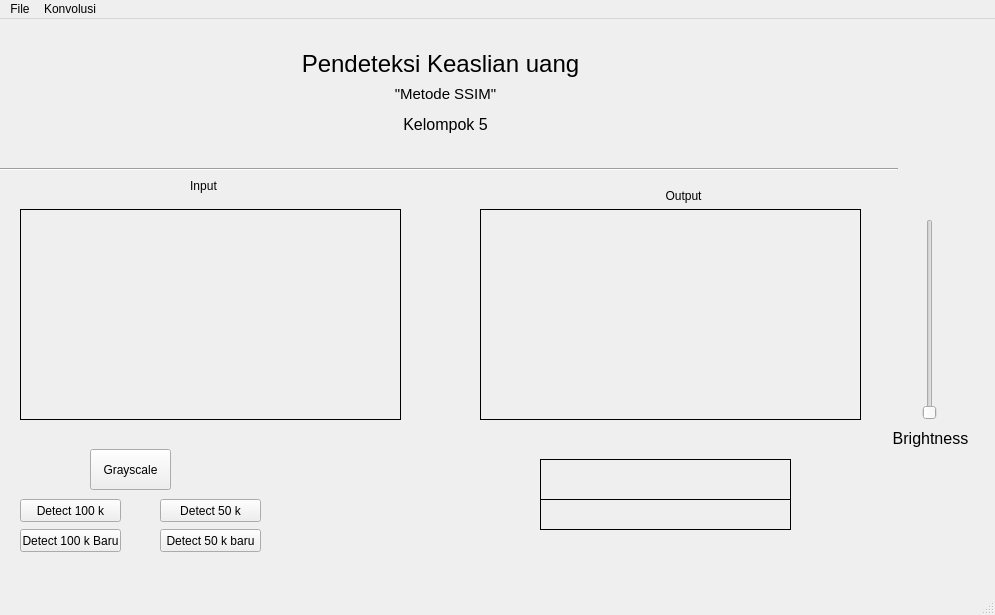
<?xml version="1.0" encoding="UTF-8"?>
<ui version="4.0">
 <class>MainWindow</class>
 <widget class="QMainWindow" name="MainWindow">
  <property name="geometry">
   <rect>
    <x>0</x>
    <y>0</y>
    <width>995</width>
    <height>615</height>
   </rect>
  </property>
  <property name="windowTitle">
   <string>MainWindow</string>
  </property>
  <widget class="QWidget" name="centralwidget">
   <widget class="QLabel" name="label">
    <property name="geometry">
     <rect>
      <x>260</x>
      <y>0</y>
      <width>361</width>
      <height>91</height>
     </rect>
    </property>
    <property name="frameShape">
     <enum>QFrame::NoFrame</enum>
    </property>
    <property name="text">
     <string>&lt;html&gt;&lt;head/&gt;&lt;body&gt;&lt;p&gt;&lt;span style=&quot; font-size:18pt;&quot;&gt;Pendeteksi Keaslian uang&lt;/span&gt;&lt;/p&gt;&lt;/body&gt;&lt;/html&gt;</string>
    </property>
    <property name="alignment">
     <set>Qt::AlignCenter</set>
    </property>
    <property name="textInteractionFlags">
     <set>Qt::LinksAccessibleByMouse</set>
    </property>
   </widget>
   <widget class="QLabel" name="label_2">
    <property name="geometry">
     <rect>
      <x>340</x>
      <y>60</y>
      <width>211</width>
      <height>31</height>
     </rect>
    </property>
    <property name="frameShape">
     <enum>QFrame::NoFrame</enum>
    </property>
    <property name="text">
     <string>&lt;html&gt;&lt;head/&gt;&lt;body&gt;&lt;p align=&quot;center&quot;&gt;&lt;span style=&quot; font-size:11pt;&quot;&gt;&amp;quot;Metode SSIM&amp;quot;&lt;/span&gt;&lt;/p&gt;&lt;/body&gt;&lt;/html&gt;</string>
    </property>
    <property name="alignment">
     <set>Qt::AlignCenter</set>
    </property>
    <property name="textInteractionFlags">
     <set>Qt::LinksAccessibleByMouse</set>
    </property>
   </widget>
   <widget class="QLabel" name="label_3">
    <property name="geometry">
     <rect>
      <x>340</x>
      <y>90</y>
      <width>211</width>
      <height>31</height>
     </rect>
    </property>
    <property name="frameShape">
     <enum>QFrame::NoFrame</enum>
    </property>
    <property name="text">
     <string>&lt;html&gt;&lt;head/&gt;&lt;body&gt;&lt;p align=&quot;center&quot;&gt;&lt;span style=&quot; font-size:12pt;&quot;&gt;Kelompok 5&lt;/span&gt;&lt;/p&gt;&lt;/body&gt;&lt;/html&gt;</string>
    </property>
    <property name="alignment">
     <set>Qt::AlignCenter</set>
    </property>
    <property name="textInteractionFlags">
     <set>Qt::LinksAccessibleByMouse</set>
    </property>
   </widget>
   <widget class="QLabel" name="label_5">
    <property name="geometry">
     <rect>
      <x>180</x>
      <y>160</y>
      <width>47</width>
      <height>14</height>
     </rect>
    </property>
    <property name="text">
     <string>&lt;html&gt;&lt;head/&gt;&lt;body&gt;&lt;p align=&quot;center&quot;&gt;Input&lt;/p&gt;&lt;/body&gt;&lt;/html&gt;</string>
    </property>
   </widget>
   <widget class="QLabel" name="label_6">
    <property name="geometry">
     <rect>
      <x>20</x>
      <y>190</y>
      <width>381</width>
      <height>211</height>
     </rect>
    </property>
    <property name="frameShape">
     <enum>QFrame::Box</enum>
    </property>
    <property name="text">
     <string/>
    </property>
   </widget>
   <widget class="QLabel" name="label_7">
    <property name="geometry">
     <rect>
      <x>480</x>
      <y>190</y>
      <width>381</width>
      <height>211</height>
     </rect>
    </property>
    <property name="frameShape">
     <enum>QFrame::Box</enum>
    </property>
    <property name="text">
     <string/>
    </property>
   </widget>
   <widget class="QLabel" name="label_8">
    <property name="geometry">
     <rect>
      <x>660</x>
      <y>170</y>
      <width>47</width>
      <height>14</height>
     </rect>
    </property>
    <property name="text">
     <string>&lt;html&gt;&lt;head/&gt;&lt;body&gt;&lt;p align=&quot;center&quot;&gt;Output&lt;/p&gt;&lt;/body&gt;&lt;/html&gt;</string>
    </property>
   </widget>
   <widget class="QPushButton" name="pushButton">
    <property name="geometry">
     <rect>
      <x>20</x>
      <y>480</y>
      <width>101</width>
      <height>23</height>
     </rect>
    </property>
    <property name="text">
     <string>Detect 100 k</string>
    </property>
   </widget>
   <widget class="QPushButton" name="pushButton_2">
    <property name="geometry">
     <rect>
      <x>160</x>
      <y>480</y>
      <width>101</width>
      <height>23</height>
     </rect>
    </property>
    <property name="text">
     <string>Detect 50 k</string>
    </property>
   </widget>
   <widget class="QPushButton" name="pushButton_3">
    <property name="geometry">
     <rect>
      <x>90</x>
      <y>430</y>
      <width>81</width>
      <height>41</height>
     </rect>
    </property>
    <property name="text">
     <string>Grayscale</string>
    </property>
   </widget>
   <widget class="Line" name="line">
    <property name="geometry">
     <rect>
      <x>-3</x>
      <y>140</y>
      <width>901</width>
      <height>20</height>
     </rect>
    </property>
    <property name="orientation">
     <enum>Qt::Horizontal</enum>
    </property>
   </widget>
   <widget class="QLabel" name="label_4">
    <property name="geometry">
     <rect>
      <x>540</x>
      <y>440</y>
      <width>251</width>
      <height>41</height>
     </rect>
    </property>
    <property name="frameShape">
     <enum>QFrame::Box</enum>
    </property>
    <property name="text">
     <string/>
    </property>
   </widget>
   <widget class="QLabel" name="label_9">
    <property name="geometry">
     <rect>
      <x>540</x>
      <y>480</y>
      <width>251</width>
      <height>31</height>
     </rect>
    </property>
    <property name="frameShape">
     <enum>QFrame::Box</enum>
    </property>
    <property name="text">
     <string/>
    </property>
   </widget>
   <widget class="QPushButton" name="detect100baru">
    <property name="geometry">
     <rect>
      <x>20</x>
      <y>510</y>
      <width>101</width>
      <height>23</height>
     </rect>
    </property>
    <property name="text">
     <string>Detect 100 k Baru</string>
    </property>
   </widget>
   <widget class="QPushButton" name="detect50baru">
    <property name="geometry">
     <rect>
      <x>160</x>
      <y>510</y>
      <width>101</width>
      <height>23</height>
     </rect>
    </property>
    <property name="text">
     <string>Detect 50 k baru</string>
    </property>
   </widget>
   <widget class="QSlider" name="verticalSlider">
    <property name="geometry">
     <rect>
      <x>920</x>
      <y>200</y>
      <width>20</width>
      <height>201</height>
     </rect>
    </property>
    <property name="orientation">
     <enum>Qt::Vertical</enum>
    </property>
   </widget>
   <widget class="QLabel" name="label_10">
    <property name="geometry">
     <rect>
      <x>880</x>
      <y>410</y>
      <width>101</width>
      <height>20</height>
     </rect>
    </property>
    <property name="text">
     <string>&lt;html&gt;&lt;head/&gt;&lt;body&gt;&lt;p align=&quot;center&quot;&gt;&lt;span style=&quot; font-size:12pt;&quot;&gt;Brightness&lt;/span&gt;&lt;/p&gt;&lt;/body&gt;&lt;/html&gt;</string>
    </property>
   </widget>
  </widget>
  <widget class="QMenuBar" name="menubar">
   <property name="geometry">
    <rect>
     <x>0</x>
     <y>0</y>
     <width>995</width>
     <height>22</height>
    </rect>
   </property>
   <widget class="QMenu" name="menuFile">
    <property name="title">
     <string>File</string>
    </property>
    <addaction name="actionLoad"/>
    <addaction name="actionSave"/>
   </widget>
   <widget class="QMenu" name="menuKonvolusi">
    <property name="title">
     <string>Konvolusi</string>
    </property>
    <addaction name="actionopsobel"/>
   </widget>
   <addaction name="menuFile"/>
   <addaction name="menuKonvolusi"/>
  </widget>
  <widget class="QStatusBar" name="statusbar"/>
  <action name="actionSave">
   <property name="text">
    <string>Save</string>
   </property>
  </action>
  <action name="actionLoad">
   <property name="text">
    <string>Load</string>
   </property>
  </action>
  <action name="actionopsobel">
   <property name="text">
    <string>opsobel</string>
   </property>
  </action>
 </widget>
 <resources/>
 <connections/>
</ui>
